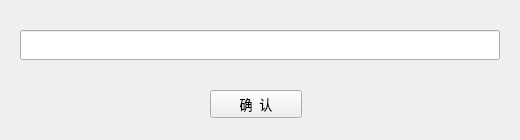
<?xml version="1.0" encoding="UTF-8"?>
<ui version="4.0">
 <class>BanEditor</class>
 <widget class="QWidget" name="BanEditor">
  <property name="geometry">
   <rect>
    <x>0</x>
    <y>0</y>
    <width>520</width>
    <height>140</height>
   </rect>
  </property>
  <property name="windowTitle">
   <string>Form</string>
  </property>
  <widget class="QPushButton" name="confirm">
   <property name="geometry">
    <rect>
     <x>210</x>
     <y>90</y>
     <width>92</width>
     <height>28</height>
    </rect>
   </property>
   <property name="font">
    <font>
     <family>华光淡古印_CNKI</family>
     <pointsize>10</pointsize>
    </font>
   </property>
   <property name="cursor">
    <cursorShape>PointingHandCursor</cursorShape>
   </property>
   <property name="text">
    <string>确  认</string>
   </property>
  </widget>
  <widget class="QLineEdit" name="lineEdit">
   <property name="geometry">
    <rect>
     <x>20</x>
     <y>30</y>
     <width>480</width>
     <height>30</height>
    </rect>
   </property>
  </widget>
 </widget>
 <resources/>
 <connections/>
</ui>
